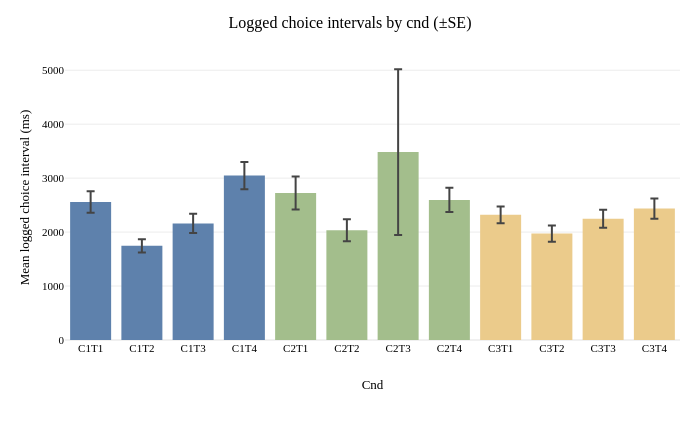
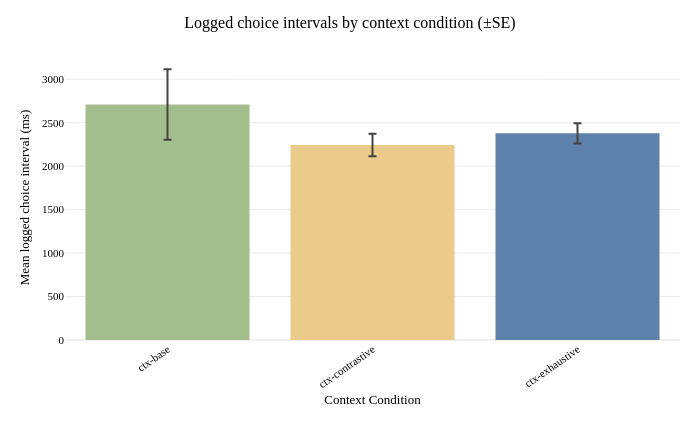
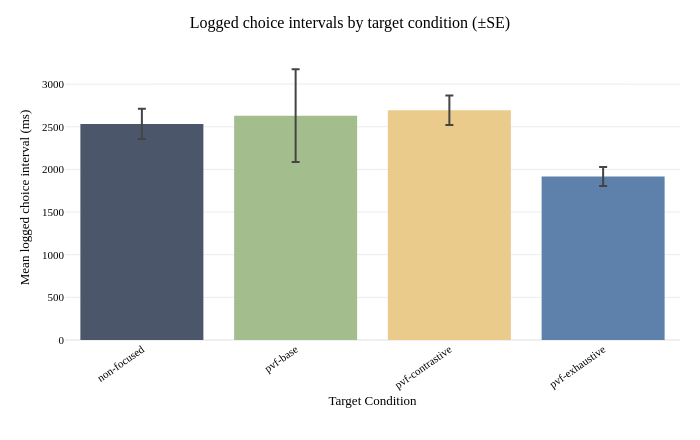

Notebook code cell kept with these figures, in order:
### Markdown cell above
#### Logged choice-interval plots

Combined-condition bars use the context color; target conditions can be read from the T1–T4 codes described above.

### Code cell
# Use the same condition colors as the reading-time figures.
choice_interval_figures = {}
for condition, summary in choice_summaries.items():
    figure = px.bar(
        summary, x=condition, y='mean_ms', color=condition,
        color_discrete_map=color_map, error_y=ERROR_BAR,
        hover_data={'sd_ms': ':.1f', 'se_ms': ':.1f', 'n_submissions': True},
        labels={condition: condition.replace('_', ' ').title(),
                'mean_ms': 'Mean logged choice interval (ms)'},
        title=f'Logged choice intervals by {condition.replace("_", " ")} (±{ERROR_BAR[:2].upper()})'
    )
    figure.update_layout(width=FIGURE_WIDTH, height=FIGURE_HEIGHT,
                         margin=dict(l=65, r=20, t=55, b=100), showlegend=False)
    figure.update_xaxes(tickangle=-35 if condition != 'cnd' else 0)
    choice_interval_figures[condition] = figure
    figure.show()

### Figure 1 — Plotly figure (JSON) as saved in the notebook; plotly's stock layout.template omitted (floating-point values rounded to 4 significant figures)
{"data": [{"customdata": [[1535.0, 198.1, 60.0]], "error_y": {"array": [198.1]}, "hovertemplate": "Cnd=%{x}<br>Mean logged choice interval (ms)=%{y}<br>sd_ms=%{customdata[0]:.1f}<br>se_ms=%{customdata[1]:.1f}<br>n_submissions=%{customdata[2]}<extra></extra>", "legendgroup": "C1T1", "marker": {"color": "#5e81ac", "pattern": {"shape": ""}}, "name": "C1T1", "orientation": "v", "showlegend": true, "textposition": "auto", "type": "bar", "x": ["C1T1"], "xaxis": "x", "y": [2558.0], "yaxis": "y"}, {"customdata": [[953.8, 123.1, 60.0]], "error_y": {"array": [123.1]}, "hovertemplate": "Cnd=%{x}<br>Mean logged choice interval (ms)=%{y}<br>sd_ms=%{customdata[0]:.1f}<br>se_ms=%{customdata[1]:.1f}<br>n_submissions=%{customdata[2]}<extra></extra>", "legendgroup": "C1T2", "marker": {"color": "#5e81ac", "pattern": {"shape": ""}}, "name": "C1T2", "orientation": "v", "showlegend": true, "textposition": "auto", "type": "bar", "x": ["C1T2"], "xaxis": "x", "y": [1746.0], "yaxis": "y"}, {"customdata": [[1372.0, 177.1, 60.0]], "error_y": {"array": [177.1]}, "hovertemplate": "Cnd=%{x}<br>Mean logged choice interval (ms)=%{y}<br>sd_ms=%{customdata[0]:.1f}<br>se_ms=%{customdata[1]:.1f}<br>n_submissions=%{customdata[2]}<extra></extra>", "legendgroup": "C1T3", "marker": {"color": "#5e81ac", "pattern": {"shape": ""}}, "name": "C1T3", "orientation": "v", "showlegend": true, "textposition": "auto", "type": "bar", "x": ["C1T3"], "xaxis": "x", "y": [2161.0], "yaxis": "y"}, {"customdata": [[1950.0, 251.7, 60.0]], "error_y": {"array": [251.7]}, "hovertemplate": "Cnd=%{x}<br>Mean logged choice interval (ms)=%{y}<br>sd_ms=%{customdata[0]:.1f}<br>se_ms=%{customdata[1]:.1f}<br>n_submissions=%{customdata[2]}<extra></extra>", "legendgroup": "C1T4", "marker": {"color": "#5e81ac", "pattern": {"shape": ""}}, "name": "C1T4", "orientation": "v", "showlegend": true, "textposition": "auto", "type": "bar", "x": ["C1T4"], "xaxis": "x", "y": [3047.0], "yaxis": "y"}, {"customdata": [[2370.0, 306.0, 60.0]], "error_y": {"array": [306.0]}, "hovertemplate": "Cnd=%{x}<br>Mean logged choice interval (ms)=%{y}<br>sd_ms=%{customdata[0]:.1f}<br>se_ms=%{customdata[1]:.1f}<br>n_submissions=%{customdata[2]}<extra></extra>", "legendgroup": "C2T1", "marker": {"color": "#a3be8c", "pattern": {"shape": ""}}, "name": "C2T1", "orientation": "v", "showlegend": true, "textposition": "auto", "type": "bar", "x": ["C2T1"], "xaxis": "x", "y": [2723.0], "yaxis": "y"}, {"customdata": [[1585.0, 204.6, 60.0]], "error_y": {"array": [204.6]}, "hovertemplate": "Cnd=%{x}<br>Mean logged choice interval (ms)=%{y}<br>sd_ms=%{customdata[0]:.1f}<br>se_ms=%{customdata[1]:.1f}<br>n_submissions=%{customdata[2]}<extra></extra>", "legendgroup": "C2T2", "marker": {"color": "#a3be8c", "pattern": {"shape": ""}}, "name": "C2T2", "orientation": "v", "showlegend": true, "textposition": "auto", "type": "bar", "x": ["C2T2"], "xaxis": "x", "y": [2035.0], "yaxis": "y"}, {"customdata": [[11890.0, 1536.0, 60.0]], "error_y": {"array": [1536.0]}, "hovertemplate": "Cnd=%{x}<br>Mean logged choice interval (ms)=%{y}<br>sd_ms=%{customdata[0]:.1f}<br>se_ms=%{customdata[1]:.1f}<br>n_submissions=%{customdata[2]}<extra></extra>", "legendgroup": "C2T3", "marker": {"color": "#a3be8c", "pattern": {"shape": ""}}, "name": "C2T3", "orientation": "v", "showlegend": true, "textposition": "auto", "type": "bar", "x": ["C2T3"], "xaxis": "x", "y": [3483.0], "yaxis": "y"}, {"customdata": [[1745.0, 225.3, 60.0]], "error_y": {"array": [225.3]}, "hovertemplate": "Cnd=%{x}<br>Mean logged choice interval (ms)=%{y}<br>sd_ms=%{customdata[0]:.1f}<br>se_ms=%{customdata[1]:.1f}<br>n_submissions=%{customdata[2]}<extra></extra>", "legendgroup": "C2T4", "marker": {"color": "#a3be8c", "pattern": {"shape": ""}}, "name": "C2T4", "orientation": "v", "showlegend": true, "textposition": "auto", "type": "bar", "x": ["C2T4"], "xaxis": "x", "y": [2596.0], "yaxis": "y"}, {"customdata": [[1217.0, 157.1, 60.0]], "error_y": {"array": [157.1]}, "hovertemplate": "Cnd=%{x}<br>Mean logged choice interval (ms)=%{y}<br>sd_ms=%{customdata[0]:.1f}<br>se_ms=%{customdata[1]:.1f}<br>n_submissions=%{customdata[2]}<extra></extra>", "legendgroup": "C3T1", "marker": {"color": "#ebcb8b", "pattern": {"shape": ""}}, "name": "C3T1", "orientation": "v", "showlegend": true, "textposition": "auto", "type": "bar", "x": ["C3T1"], "xaxis": "x", "y": [2319.0], "yaxis": "y"}, {"customdata": [[1175.0, 151.6, 60.0]], "error_y": {"array": [151.6]}, "hovertemplate": "Cnd=%{x}<br>Mean logged choice interval (ms)=%{y}<br>sd_ms=%{customdata[0]:.1f}<br>se_ms=%{customdata[1]:.1f}<br>n_submissions=%{customdata[2]}<extra></extra>", "legendgroup": "C3T2", "marker": {"color": "#ebcb8b", "pattern": {"shape": ""}}, "name": "C3T2", "orientation": "v", "showlegend": true, "textposition": "auto", "type": "bar", "x": ["C3T2"], "xaxis": "x", "y": [1972.0], "yaxis": "y"}, {"customdata": [[1292.0, 166.8, 60.0]], "error_y": {"array": [166.8]}, "hovertemplate": "Cnd=%{x}<br>Mean logged choice interval (ms)=%{y}<br>sd_ms=%{customdata[0]:.1f}<br>se_ms=%{customdata[1]:.1f}<br>n_submissions=%{customdata[2]}<extra></extra>", "legendgroup": "C3T3", "marker": {"color": "#ebcb8b", "pattern": {"shape": ""}}, "name": "C3T3", "orientation": "v", "showlegend": true, "textposition": "auto", "type": "bar", "x": ["C3T3"], "xaxis": "x", "y": [2246.0], "yaxis": "y"}, {"customdata": [[1449.0, 187.1, 60.0]], "error_y": {"array": [187.1]}, "hovertemplate": "Cnd=%{x}<br>Mean logged choice interval (ms)=%{y}<br>sd_ms=%{customdata[0]:.1f}<br>se_ms=%{customdata[1]:.1f}<br>n_submissions=%{customdata[2]}<extra></extra>", "legendgroup": "C3T4", "marker": {"color": "#ebcb8b", "pattern": {"shape": ""}}, "name": "C3T4", "orientation": "v", "showlegend": true, "textposition": "auto", "type": "bar", "x": ["C3T4"], "xaxis": "x", "y": [2437.0], "yaxis": "y"}], "layout": {"barmode": "relative", "height": 440, "legend": {"title": {"text": "Cnd"}, "tracegroupgap": 0}, "margin": {"b": 100, "l": 65, "r": 20, "t": 55}, "showlegend": false, "title": {"text": "Logged choice intervals by cnd (±SE)"}, "width": 700, "xaxis": {"anchor": "y", "categoryarray": ["C1T1", "C1T2", "C1T3", "C1T4", "C2T1", "C2T2", "C2T3", "C2T4", "C3T1", "C3T2", "C3T3", "C3T4"], "categoryorder": "array", "domain": [0, 1], "tickangle": 0, "title": {"text": "Cnd"}}, "yaxis": {"anchor": "x", "domain": [0, 1], "title": {"text": "Mean logged choice interval (ms)"}}}}

### Figure 2 — Plotly figure (JSON) as saved in the notebook; plotly's stock layout.template omitted (floating-point values rounded to 4 significant figures)
{"data": [{"customdata": [[3139.0, 405.2, 60.0]], "error_y": {"array": [405.2]}, "hovertemplate": "Context Condition=%{x}<br>Mean logged choice interval (ms)=%{y}<br>sd_ms=%{customdata[0]:.1f}<br>se_ms=%{customdata[1]:.1f}<br>n_submissions=%{customdata[2]}<extra></extra>", "legendgroup": "ctx-base", "marker": {"color": "#a3be8c", "pattern": {"shape": ""}}, "name": "ctx-base", "orientation": "v", "showlegend": true, "textposition": "auto", "type": "bar", "x": ["ctx-base"], "xaxis": "x", "y": [2709.0], "yaxis": "y"}, {"customdata": [[1000.0, 129.1, 60.0]], "error_y": {"array": [129.1]}, "hovertemplate": "Context Condition=%{x}<br>Mean logged choice interval (ms)=%{y}<br>sd_ms=%{customdata[0]:.1f}<br>se_ms=%{customdata[1]:.1f}<br>n_submissions=%{customdata[2]}<extra></extra>", "legendgroup": "ctx-contrastive", "marker": {"color": "#ebcb8b", "pattern": {"shape": ""}}, "name": "ctx-contrastive", "orientation": "v", "showlegend": true, "textposition": "auto", "type": "bar", "x": ["ctx-contrastive"], "xaxis": "x", "y": [2244.0], "yaxis": "y"}, {"customdata": [[904.3, 116.7, 60.0]], "error_y": {"array": [116.7]}, "hovertemplate": "Context Condition=%{x}<br>Mean logged choice interval (ms)=%{y}<br>sd_ms=%{customdata[0]:.1f}<br>se_ms=%{customdata[1]:.1f}<br>n_submissions=%{customdata[2]}<extra></extra>", "legendgroup": "ctx-exhaustive", "marker": {"color": "#5e81ac", "pattern": {"shape": ""}}, "name": "ctx-exhaustive", "orientation": "v", "showlegend": true, "textposition": "auto", "type": "bar", "x": ["ctx-exhaustive"], "xaxis": "x", "y": [2378.0], "yaxis": "y"}], "layout": {"barmode": "relative", "height": 440, "legend": {"title": {"text": "Context Condition"}, "tracegroupgap": 0}, "margin": {"b": 100, "l": 65, "r": 20, "t": 55}, "showlegend": false, "title": {"text": "Logged choice intervals by context condition (±SE)"}, "width": 700, "xaxis": {"anchor": "y", "categoryarray": ["ctx-base", "ctx-contrastive", "ctx-exhaustive"], "categoryorder": "array", "domain": [0, 1], "tickangle": -35, "title": {"text": "Context Condition"}}, "yaxis": {"anchor": "x", "domain": [0, 1], "title": {"text": "Mean logged choice interval (ms)"}}}}

### Figure 3 — Plotly figure (JSON) as saved in the notebook; plotly's stock layout.template omitted (floating-point values rounded to 4 significant figures)
{"data": [{"customdata": [[1377.0, 177.8, 60.0]], "error_y": {"array": [177.8]}, "hovertemplate": "Target Condition=%{x}<br>Mean logged choice interval (ms)=%{y}<br>sd_ms=%{customdata[0]:.1f}<br>se_ms=%{customdata[1]:.1f}<br>n_submissions=%{customdata[2]}<extra></extra>", "legendgroup": "non-focused", "marker": {"color": "#4c566a", "pattern": {"shape": ""}}, "name": "non-focused", "orientation": "v", "showlegend": true, "textposition": "auto", "type": "bar", "x": ["non-focused"], "xaxis": "x", "y": [2534.0], "yaxis": "y"}, {"customdata": [[4216.0, 544.3, 60.0]], "error_y": {"array": [544.3]}, "hovertemplate": "Target Condition=%{x}<br>Mean logged choice interval (ms)=%{y}<br>sd_ms=%{customdata[0]:.1f}<br>se_ms=%{customdata[1]:.1f}<br>n_submissions=%{customdata[2]}<extra></extra>", "legendgroup": "pvf-base", "marker": {"color": "#a3be8c", "pattern": {"shape": ""}}, "name": "pvf-base", "orientation": "v", "showlegend": true, "textposition": "auto", "type": "bar", "x": ["pvf-base"], "xaxis": "x", "y": [2630.0], "yaxis": "y"}, {"customdata": [[1334.0, 172.2, 60.0]], "error_y": {"array": [172.2]}, "hovertemplate": "Target Condition=%{x}<br>Mean logged choice interval (ms)=%{y}<br>sd_ms=%{customdata[0]:.1f}<br>se_ms=%{customdata[1]:.1f}<br>n_submissions=%{customdata[2]}<extra></extra>", "legendgroup": "pvf-contrastive", "marker": {"color": "#ebcb8b", "pattern": {"shape": ""}}, "name": "pvf-contrastive", "orientation": "v", "showlegend": true, "textposition": "auto", "type": "bar", "x": ["pvf-contrastive"], "xaxis": "x", "y": [2693.0], "yaxis": "y"}, {"customdata": [[863.1, 111.4, 60.0]], "error_y": {"array": [111.4]}, "hovertemplate": "Target Condition=%{x}<br>Mean logged choice interval (ms)=%{y}<br>sd_ms=%{customdata[0]:.1f}<br>se_ms=%{customdata[1]:.1f}<br>n_submissions=%{customdata[2]}<extra></extra>", "legendgroup": "pvf-exhaustive", "marker": {"color": "#5e81ac", "pattern": {"shape": ""}}, "name": "pvf-exhaustive", "orientation": "v", "showlegend": true, "textposition": "auto", "type": "bar", "x": ["pvf-exhaustive"], "xaxis": "x", "y": [1918.0], "yaxis": "y"}], "layout": {"barmode": "relative", "height": 440, "legend": {"title": {"text": "Target Condition"}, "tracegroupgap": 0}, "margin": {"b": 100, "l": 65, "r": 20, "t": 55}, "showlegend": false, "title": {"text": "Logged choice intervals by target condition (±SE)"}, "width": 700, "xaxis": {"anchor": "y", "categoryarray": ["non-focused", "pvf-base", "pvf-contrastive", "pvf-exhaustive"], "categoryorder": "array", "domain": [0, 1], "tickangle": -35, "title": {"text": "Target Condition"}}, "yaxis": {"anchor": "x", "domain": [0, 1], "title": {"text": "Mean logged choice interval (ms)"}}}}
